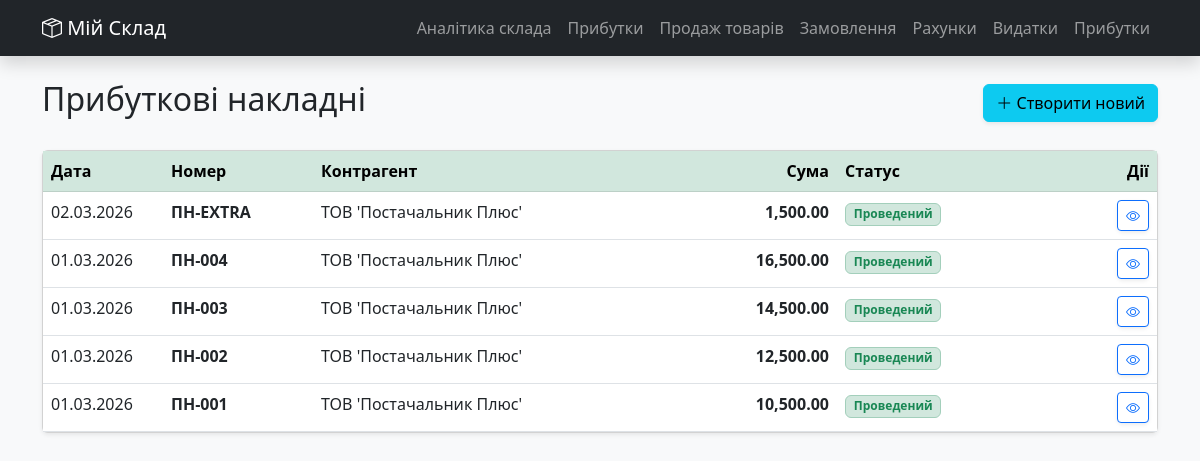
The app's page /journals/incoming with its own data.
### models.py (models this page shows, shortened)
class Document(db.Model):
	__tablename__ = "documents"
	id: Mapped[int] = mapped_column(
		Integer,
		primary_key=True
	)
	is_posted: Mapped[bool] = mapped_column(
		Boolean,
		nullable=False,
		default=False,
		comment="Признак проведённого документа"
	)
	number: Mapped[str] = mapped_column(
		String(100),
		nullable=False,
		unique=True,
		comment="Номер накладной"
	)
	doc_type: Mapped[DocumentType] = mapped_column(
		SAEnum(DocumentType),
		nullable=False,
		comment="IN — приходная, OUT — расходная"
	)
	date: Mapped[date] = mapped_column(
		Date, nullable=False
	)
	note: Mapped[str | None] = mapped_column(Text)
	parent_id: Mapped[int | None] = mapped_column(
		db.ForeignKey("documents.id"),
		nullable=True
	)
	parent: Mapped["Document | None"] = relationship("Document", remote_side="Document.id")
	warehouse_id: Mapped[int | None] = mapped_column(
		db.ForeignKey('warehouses.id'))
	warehouse: Mapped[Warehouse] = relationship(back_populates="documents")
	counterparty_id: Mapped[int | None] = mapped_column(
		db.ForeignKey('counterparties.id')
	)
	counterparty: Mapped[Counterparty] = relationship(back_populates="documents")
	lines: Mapped[list[DocumentLine]] = relationship(back_populates="document",
		cascade="all, delete-orphan"
	)

class Counterparty(db.Model):
	__tablename__ = "counterparties" # Имя таблицы БД
	id: Mapped[int] = mapped_column(primary_key=True)
	name: Mapped[str] = mapped_column(String(200), nullable=False)
	is_customer: Mapped[bool] = mapped_column(Boolean, default=False)
	is_supplier: Mapped[bool] = mapped_column(Boolean, default=False)
	documents: Mapped[list[Document]] = relationship(back_populates="counterparty")

### routes_docs.py (the view)
@docs_bp.route('/journals/incoming')
def journal_incoming():
	docs = get_journal_docs(DocumentType.IN)
	return render_template('documents/journal.html', docs=docs, title="Прибуткові накладні", type='IN')

### utils.py (called while the page is built)
def get_journal_docs(doc_type):
	sum_of_lines = (
		select(
			DocumentLine.document_id,
			func.sum(DocumentLine.quantity * DocumentLine.price).label('total_sum')
		)
		.group_by(DocumentLine.document_id)
	).subquery()
	stmt = (
		select(Document, sum_of_lines.c.total_sum)
		.outerjoin(sum_of_lines, Document.id == sum_of_lines.c.document_id)
		.options(joinedload(Document.counterparty))
		.where(Document.doc_type == doc_type)
		.order_by(Document.date.desc(), Document.id.desc())
	)
	results = db.session.execute(stmt).all()
	docs = []
	for doc, total in results:
		doc.total_sum = total or 0
		docs.append(doc)
	return docs

### templates/documents/journal.html (shortened to what this page needs)
{% extends 'layout.html' %}
{% block content %}
<div class="d-flex justify-content-between align-items-center mb-4">
	<h2>{{ title }}</h2>
	{% if type == 'ORDER' %}
		{% set target_url = url_for('docs.create_order') %}
		{% set btn_style = 'btn-primary' %}
	{% elif type == 'INVOICE' %}
		{% set target_url = url_for('docs.create_invoice') %}
		{% set btn_style = 'btn-info' %}
	{% elif type == 'IN' %}
		{% set target_url = url_for('docs.create_incoming') %}
		{% set btn_style = 'btn-info' %}
	{% elif type == 'OUT' %}
		{% set target_url = url_for('docs.create_outgoing') %}
		{% set btn_style = 'btn-info' %}
	{% endif %}
	{% if target_url %}
	<a hx-get="{{ target_url }}"
	   hx-target="#main-content"
	   hx-push-url="true"
	   class="btn {{ btn_style }} shadow-sm">
		<i class="bi bi-plus-lg"></i> Створити новий
	</a>
	{% endif %}
</div>
<div class="card shadow-sm">
	<div class="table-responsive">
		<table class="table table-hover mb-0">
			<thead class="{{ 'table-success' if type == 'IN' else ('table-warning' if type == 'OUT' else 'table-light') }}">
				<tr>
					<th style="width: 120px;">Дата</th>
					<th style="width: 150px;">Номер</th>
					<th>Контрагент</th>
					<th class="text-end" style="width: 150px;">Сума</th>
					<th style="width: 120px;">Статус</th>
					<th class="text-end" style="width: 200px;">Дії</th>
				</tr>
			</thead>
			<tbody>
				{% for d in docs %}
				<tr>
					<td>{{ d.date.strftime('%d.%m.%Y') }}</td>
					<td><strong>{{ d.number }}</strong></td>
					<td>
						{% if d.counterparty %}
							{{ d.counterparty.name }}
						{% else %}
							<span class="text-muted small">---</span>
						{% endif %}
					</td>
					<td class="text-end fw-bold">
						{{ "{:,.2f}".format(d.total_sum|float) }}
					</td>
					<td>
						{% if d.is_posted %}
							<span class="badge bg-success-subtle text-success border border-success-subtle">Проведений</span>
						{% else %}
							<span class="badge bg-light text-muted border">Чернетка</span>
						{% endif %}
					</td>
					<td class="text-end">
						<div class="btn-group shadow-sm">
							<a hx-get="{{ url_for('docs.document_detail', doc_id=d.id) }}"
							   hx-target="#main-content"
							   hx-push-url="true"
							   class="btn btn-sm btn-outline-primary">
								<i class="bi bi-eye"></i>
							</a>
						</div>
					</td>
				</tr>
				{% else %}
				<tr>
					<td colspan="6" class="text-center py-4 text-muted">Документів поки немає</td>
				</tr>
				{% endfor %}
			</tbody>
		</table>
	</div>
</div>
{% endblock %}

### records on screen
Document: date "02.03.2026", number "ПН-EXTRA", counterparty.name "ТОВ 'Постачальник Плюс'", total_sum "1,500.00", is_posted "Проведений"
Document: date "01.03.2026", number "ПН-004", counterparty.name "ТОВ 'Постачальник Плюс'", total_sum "16,500.00", is_posted "Проведений"
Document: date "01.03.2026", number "ПН-003", counterparty.name "ТОВ 'Постачальник Плюс'", total_sum "14,500.00", is_posted "Проведений"
Document: date "01.03.2026", number "ПН-002", counterparty.name "ТОВ 'Постачальник Плюс'", total_sum "12,500.00", is_posted "Проведений"
Document: date "01.03.2026", number "ПН-001", counterparty.name "ТОВ 'Постачальник Плюс'", total_sum "10,500.00", is_posted "Проведений"

### other values on screen
{{ title }} "Прибуткові накладні"
